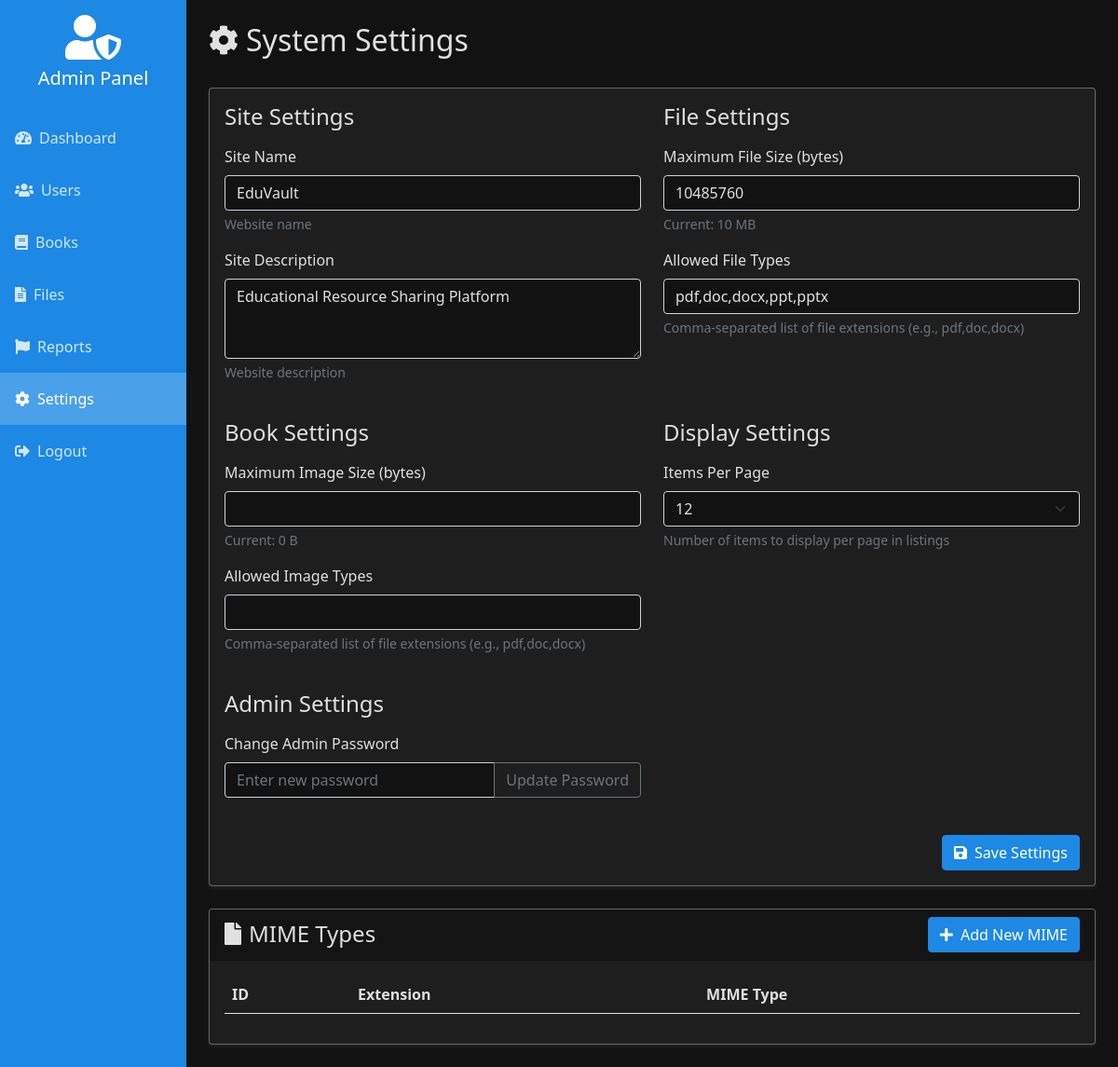
/admin/settings.php (signed in), run on an earlier commit of the app's database.
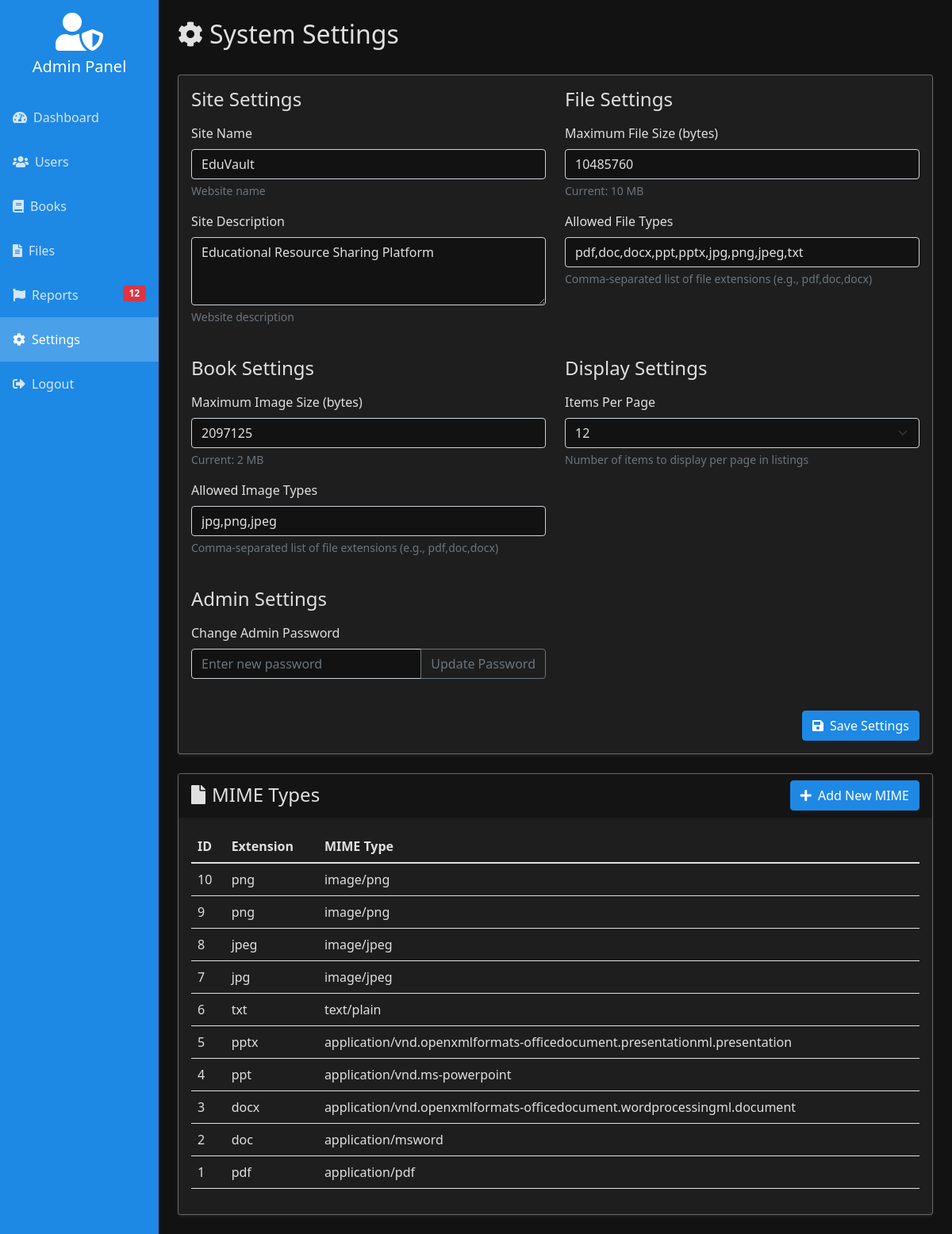
And on a later commit of the database.
### tables this page shows
CREATE TABLE `system_settings` (
  `id` int(11) NOT NULL,
  `setting_key` varchar(50) NOT NULL,
  `setting_value` text DEFAULT NULL,
  `description` text DEFAULT NULL,
  `updated_by` int(11) DEFAULT NULL,
  `updated_at` timestamp NOT NULL DEFAULT current_timestamp() ON UPDATE current_timestamp()
);

CREATE TABLE `mimes` (
  `id` int(11) NOT NULL,
  `extension` varchar(255) DEFAULT NULL,
  `mime_types` varchar(255) DEFAULT NULL
);

### admin/settings.php (the view, shortened to what the changed rows need)
<?php
require_once '../includes/db_connect.php';
$mimes = mysqli_query($mysqli, "SELECT * FROM mimes ORDER BY id DESC");
$settings = mysqli_query($mysqli, "SELECT * FROM system_settings ORDER BY id");
$settings_data = [];
while ($row = mysqli_fetch_assoc($settings)) {
    $settings_data[$row['setting_key']] = $row;
}
require_once '../includes/admin_header.php';
?>
<div class="container-fluid">
    <div class="row">
        <?php include '../includes/admin_sidebar.php'; ?>
        <div class="col-md-10 p-4">
            <div class="d-flex justify-content-between align-items-center mb-4">
                <h2><i class="fas fa-cog me-2"></i>System Settings</h2>
            </div>
            <div class="card">
                <div class="card-body">
                    <form method="POST" action="">
                        <div class="row">
                            <div class="col-md-6 mb-4">
                                <div class="mb-3">
                                    <label class="form-label">Allowed File Types</label>
                                    <input type="text" class="form-control bg-dark-body"
                                        name="settings[allowed_file_types]"
                                        value="<?php echo htmlspecialchars($settings_data['allowed_file_types']['setting_value']); ?>">
                                    <div class="form-text">Comma-separated list of file extensions (e.g.,
                                        pdf,doc,docx)</div>
                                </div>
                            </div>
                            <div class="col-md-6 mb-4">
                                <div class="mb-3">
                                    <label class="form-label">Maximum Image Size (bytes)</label>
                                    <input type="number" class="form-control bg-dark-body"
                                        name="settings[max_file_size]"
                                        value="<?php echo htmlspecialchars($settings_data['max_image_size']['setting_value']); ?>">
                                    <div class="form-text">Current:
                                        <?php echo formatBytes($settings_data['max_image_size']['setting_value']); ?>
                                    </div>
                                </div>
                                <div class="mb-3">
                                    <label class="form-label">Allowed Image Types</label>
                                    <input type="text" class="form-control bg-dark-body"
                                        name="settings[allowed_file_types]"
                                        value="<?php echo htmlspecialchars($settings_data['allowed_image_types']['setting_value']); ?>">
                                    <div class="form-text">Comma-separated list of file extensions (e.g.,
                                        pdf,doc,docx)</div>
                                </div>
                            </div>
                        </div>
                    </form>
                </div>
            </div>
            <div class="card mt-4">
                <div class="card-body">
                    <div class="table-responsive">
                        <table class="table" id="mimesTable">
                            <thead>
                                <tr>
                                    <th>ID</th>
                                    <th>Extension</th>
                                    <th>MIME Type</th>
                                </tr>
                            </thead>
                            <tbody>
                                <?php while ($row = mysqli_fetch_assoc($mimes)): ?>
                                    <tr>
                                        <td><?php echo $row['id']; ?></td>
                                        <td><?php echo htmlspecialchars($row['extension']); ?></td>
                                        <td><?php echo htmlspecialchars($row['mime_types']); ?></td>
                                    </tr>
                                <?php endwhile; ?>
                            </tbody>
                        </table>
                    </div>
                </div>
            </div>
        </div>
    </div>
</div>
<?php include '../includes/admin_footer.php'; ?>
<?php
function formatBytes($bytes)
{
    $units = ['B', 'KB', 'MB', 'GB'];
    $bytes = max($bytes, 0);
    $pow = floor(($bytes ? log($bytes) : 0) / log(1024));
    $pow = min($pow, count($units) - 1);
    $bytes /= pow(1024, $pow);
    return round($bytes, 1) . ' ' . $units[$pow];
}
?>

### includes/admin_sidebar.php (shortened to what the changed rows need)
<?php
$current_page = basename($_SERVER['PHP_SELF']);
$stats = [
    'users' => mysqli_fetch_assoc(mysqli_query($mysqli, "SELECT COUNT(*) as count FROM users"))['count'],
    'books' => mysqli_fetch_assoc(mysqli_query($mysqli, "SELECT COUNT(*) as count FROM book_listings"))['count'],
    'files' => mysqli_fetch_assoc(mysqli_query($mysqli, "SELECT COUNT(*) as count FROM digital_files"))['count'],
    'reports' => mysqli_fetch_assoc(mysqli_query($mysqli, "SELECT COUNT(*) as count FROM reported_content WHERE status = 'pending'"))['count']
];
?>
<div class="col-md-2 px-0 sidebar">
    <div class="nav flex-column">
        <a href="reports.php" class="nav-link <?php echo ($current_page == 'reports.php') ? 'active' : ''; ?>">
            <i class="fas fa-flag me-2"></i>Reports
            <?php if ($stats['reports'] > 0): ?>
                <span class="badge bg-danger float-end"><?php echo $stats['reports']; ?></span>
            <?php endif; ?>
        </a>
    </div>
</div>

What changed in the data, as far as the page shows it:
changed system_settings: setting_value "pdf,doc,docx,ppt,pptx" → "pdf,doc,docx,ppt,pptx,jpg,png,jpeg,txt"
added system_settings: setting_value "2097125", setting_value "2 MB"
added system_settings: setting_value "jpg,png,jpeg"
added mimes: id "10", extension "png", mime_types "image/png"
added mimes: id "9", extension "png", mime_types "image/png"
added mimes: id "8", extension "jpeg", mime_types "image/jpeg"
added mimes: id "7", extension "jpg", mime_types "image/jpeg"
added mimes: id "6", extension "txt", mime_types "text/plain"
added mimes: id "5", extension "pptx", mime_types "application/vnd.openxmlformats-officedocument.presentationml.presentation"
added mimes: id "4", extension "ppt", mime_types "application/vnd.ms-powerpoint"
added mimes: id "3", extension "docx", mime_types "application/vnd.openxmlformats-officedocument.wordprocessingml.document"
added mimes: id "2", extension "doc", mime_types "application/msword"
added mimes: id "1", extension "pdf", mime_types "application/pdf"
Also different on the page:
$stats['reports']: (not shown) → "12"
formatBytes($settings_data['max_image_size']['setting_value']): "0 B" → (not shown)
